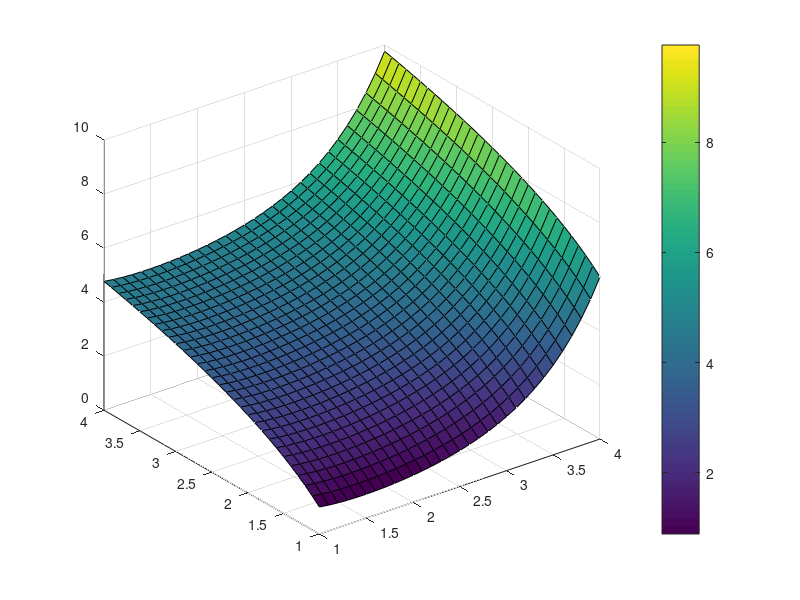

This chart was generated by the following MATLAB code:
X = 1:0.1:4;
Y = 1:0.1:4;
Z = zeros(length(X),length(Y));
for i = 1:length(X)
    for j = 1:length(Y)
        Z(i,j)=log(X(i))*exp(1) + gamma(Y(j));
    end
end
%%
surf(X,Y,Z)
colorbar